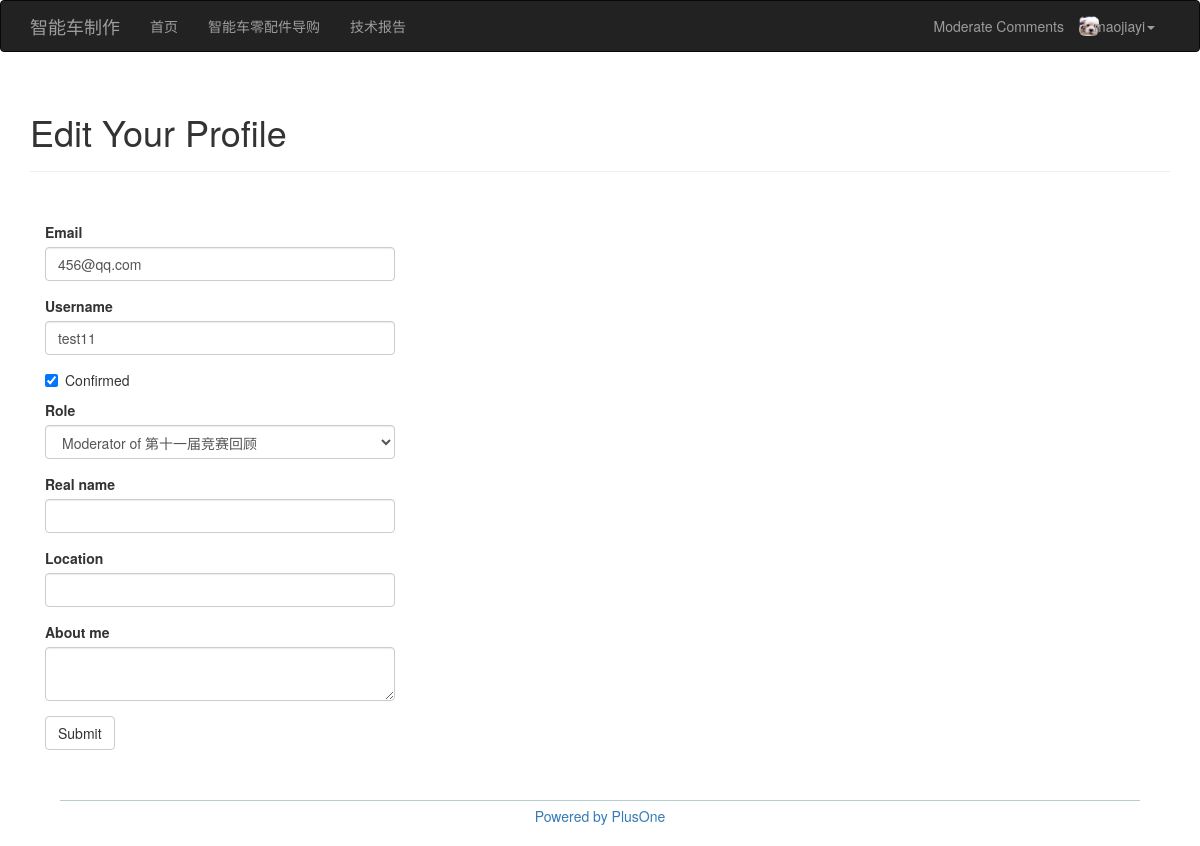
/edit-profile/3 (signed in), run on the app's committed database.
### app/models.py (models this page shows, shortened)
class User(db.Model, UserMixin):
    __tablename__='users'
    id=db.Column(db.Integer, primary_key=True)
    username=db.Column(db.String(64), unique=True, index=True)
    role_id=db.Column(db.Integer, db.ForeignKey('roles.id'))
    password_hash=db.Column(db.String(128))
    email=db.Column(db.String(64), unique=True, index=True)
    confirmed=db.Column(db.Boolean, default=False)
    name=db.Column(db.String(64))
    location=db.Column(db.String(64))
    about_me=db.Column(db.Text())
    member_since=db.Column(db.DateTime(), default=datetime.utcnow())
    last_seen=db.Column(db.DateTime(), default=datetime.utcnow())
    posts=db.relationship('Post', backref='author', lazy='dynamic')
    forum_id=db.Column(db.Integer, db.ForeignKey('forums.id'))
    followed=db.relationship('Follow', foreign_keys=[Follow.follower_id], backref=db.backref('follower', lazy='joined'), lazy='dynamic', cascade='all, delete-orphan')
    followers=db.relationship('Follow', foreign_keys=[Follow.followed_id], backref=db.backref('followed', lazy='joined'), lazy='dynamic', cascade='all, delete-orphan')
    comments = db.relationship('Comment', backref='author', lazy='dynamic')
    def can(self, permissions):
        return self.role is not None and \
            (self.role.permissions & permissions)==permissions
    def ping(self):
        self.last_seen=datetime.utcnow()
        db.session.add(self)
    @property
    def password(self):
        raise AttributeError('password is not a readable attribute')

### app/main/views.py (the view, shortened to what this page needs)
@main.route('/edit-profile/<int:id>', methods=['GET', 'POST'])
@login_required
@admin_required
def edit_profile_admin(id):
    user=User.query.get_or_404(id)
    form=EditProfileAdminForm(user=user)
    form.email.data = user.email
    form.username.data = user.username
    form.confirmed.data = user.confirmed
    if user.subforum is None:
        form.role.data = user.role.name
    else:
        form.role.data = 'Moderator of '+user.subforum.name
    form.name.data = user.name
    form.location.data = user.location
    form.about_me.data = user.about_me
    return render_template('edit_profile.html', form=form, user=user)

### app/main/forms.py (shortened to what this page needs)
class EditProfileAdminForm(Form):
    email=StringField('Email', validators=[Required(), Length(1, 64), Email()])
    username=StringField('Username', validators=[Required(), Length(1, 64),
                                                 Regexp('^[A-Za-z][A-Za-z0-9_.]*$', 0, 'Usernames must have only letters, numbers, dots or underscores')])
    confirmed=BooleanField('Confirmed')
    role=SelectField('Role')
    name=StringField('Real name', validators=[Length(0 ,64)])
    location=StringField('Location', validators=[Length(0, 64)])
    about_me=TextAreaField('About me')
    submit=SubmitField('Submit')
    def __init__(self, user, *args, **kwargs):
        super(EditProfileAdminForm, self).__init__(*args, **kwargs)
        self.role.choices=[('User', 'User'),('Administrator', 'Administrator')]
        for forum in Forum.query.order_by(Forum.id).all():
            self.role.choices.append(('Moderator of '+forum.name, 'Moderator of '+forum.forumname))
        self.user=user

### app/auth/views.py (called while the page is built)
@auth.before_app_request
def before_request():
    if current_user.is_authenticated:
        current_user.ping()
        if not current_user.confirmed \
            and request.endpoint[:5]!='auth.':
            return redirect(url_for('auth.unconfirmed'))

### app/main/__init__.py (called while the page is built)
@main.app_context_processor
def inject_permissions():
    return dict(Permission=Permission)

### app/models.py (called while the page is built)
@login_manager.user_loader
def load_user(user_id):
    return User.query.get(int(user_id))

### app/templates/edit_profile.html (shortened to what this page needs)
{% extends "base.html" %}
{% import "bootstrap/wtf.html" as wtf %}
{% block page_content %}
<div class="page-header">
    <h1>Edit Your Profile</h1>
</div>
<div class="col-md-4">
    {{ wtf.quick_form(form) }}
</div>
{% endblock %}

### app/templates/base.html (shortened to what this page needs)
{% extends "bootstrap/base.html" %}
{% block head %}
{{ super() }}
<link rel="stylesheet" type="text/css" href="{{ url_for('static', filename='styles.css') }}">
{% endblock %}
{% block navbar %}
<div class="navbar navbar-inverse" role="navigation">
    <div class="container">
        <div class="navbar-header">
            <a class="navbar-brand" href="/">智能车制作</a>
        </div>
        <div class="navbar-collapse collapse">
            <ul class="nav navbar-nav">
                <li><a href="{{ url_for('main.index') }}">首页</a></li>
                <li><a href="/">智能车零配件导购</a></li>
                <li><a href="/">技术报告</a></li>
            </ul>
            <ul class="nav navbar-nav navbar-right">
                {% if current_user.can(Permission.MODERATE_COMMENTS) %}
                <li><a href="{{ url_for('note.moderate') }}">Moderate Comments</a></li>
                {% endif %}
                {% if current_user.is_authenticated %}
                <li class="dropdown">
                    <img class="img-rounded profile-thumbnail" src="../static/plusone.png" width="20" height="20" style="float:left; margin-top:15px">
                    <a href="#" class="dropdown-toggle" data-toggle="dropdown" style="float:left">{{ current_user.username }}<b class="caret"></b></a>
                </li>
                {% else %}
                <li><a href="{{ url_for('auth.login') }}">Log In</a></li>
                {% endif %}
            </ul>
        </div>
    </div>
</div>
{% endblock %}
{% block content %}
<div class="container">
    {% block page_content %}{% endblock %}
</div>
<div style="text-align:center; margin-top:50px">
    <div style="margin:0 auto; height:1px; width:90%; background-color:#B4CDCD"></div>
    <div style="height:5px"></div>
    <a href='/' style="text-decoration:none;">Powered by PlusOne</a>
    <div style="height:20px"></div>
</div>
{% endblock %}

### app/static/styles.css (style rules this page uses)
.form { margin-top:30px; }
.profile-thumbnail { position: absolute; }

### data on the page
User: username "maojiayi"
User: email "456@qq.com", username "test11", confirmed "☑", role "Moderator of 第十一届竞赛回顾"
